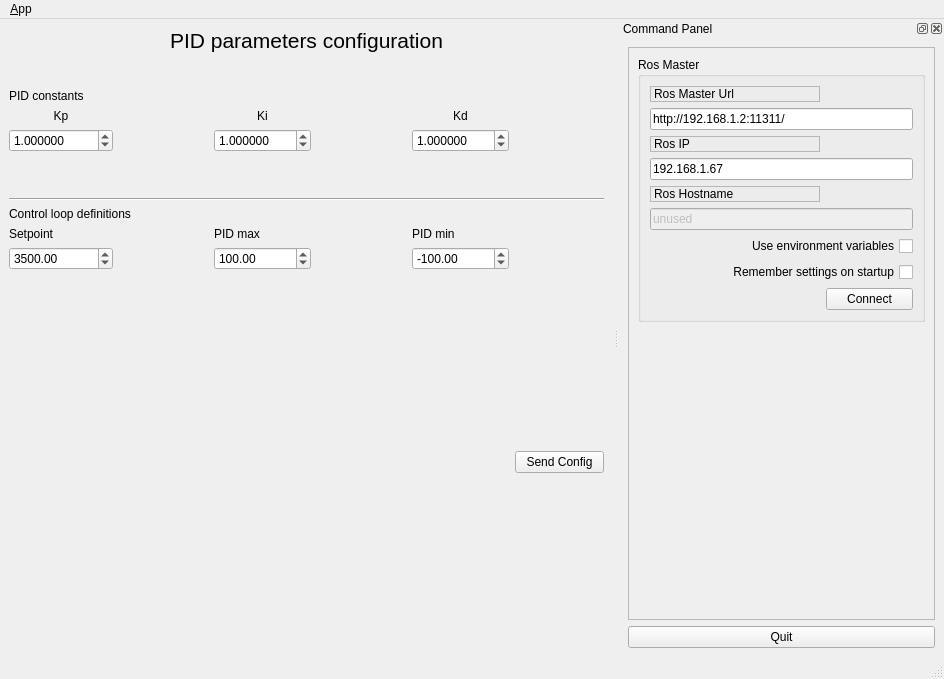
<?xml version="1.0" encoding="UTF-8"?>
<ui version="4.0">
 <class>MainWindowDesign</class>
 <widget class="QMainWindow" name="MainWindowDesign">
  <property name="geometry">
   <rect>
    <x>0</x>
    <y>0</y>
    <width>944</width>
    <height>679</height>
   </rect>
  </property>
  <property name="sizePolicy">
   <sizepolicy hsizetype="Preferred" vsizetype="Fixed">
    <horstretch>0</horstretch>
    <verstretch>0</verstretch>
   </sizepolicy>
  </property>
  <property name="windowTitle">
   <string>ROS loop controller</string>
  </property>
  <property name="windowIcon">
   <iconset>
    <normaloff>../../../../Pictures/ArduinoCommunityLogo.png</normaloff>../../../../Pictures/ArduinoCommunityLogo.png</iconset>
  </property>
  <property name="locale">
   <locale language="English" country="Australia"/>
  </property>
  <widget class="QWidget" name="centralwidget">
   <layout class="QHBoxLayout">
    <item>
     <layout class="QGridLayout" name="gridLayout_2">
      <item row="4" column="2">
       <widget class="QDoubleSpinBox" name="ki">
        <property name="decimals">
         <number>6</number>
        </property>
        <property name="maximum">
         <double>1000.000000000000000</double>
        </property>
        <property name="singleStep">
         <double>0.100000000000000</double>
        </property>
        <property name="value">
         <double>1.000000000000000</double>
        </property>
       </widget>
      </item>
      <item row="1" column="2">
       <spacer name="verticalSpacer_2">
        <property name="orientation">
         <enum>Qt::Vertical</enum>
        </property>
        <property name="sizeType">
         <enum>QSizePolicy::Minimum</enum>
        </property>
        <property name="sizeHint" stdset="0">
         <size>
          <width>20</width>
          <height>30</height>
         </size>
        </property>
       </spacer>
      </item>
      <item row="8" column="4">
       <widget class="QLabel" name="label_10">
        <property name="text">
         <string>PID min</string>
        </property>
       </widget>
      </item>
      <item row="3" column="2">
       <widget class="QLabel" name="label_4">
        <property name="text">
         <string>Ki</string>
        </property>
        <property name="alignment">
         <set>Qt::AlignCenter</set>
        </property>
       </widget>
      </item>
      <item row="4" column="1">
       <spacer name="horizontalSpacer_2">
        <property name="orientation">
         <enum>Qt::Horizontal</enum>
        </property>
        <property name="sizeHint" stdset="0">
         <size>
          <width>40</width>
          <height>20</height>
         </size>
        </property>
       </spacer>
      </item>
      <item row="4" column="3">
       <spacer name="horizontalSpacer_3">
        <property name="orientation">
         <enum>Qt::Horizontal</enum>
        </property>
        <property name="sizeHint" stdset="0">
         <size>
          <width>40</width>
          <height>20</height>
         </size>
        </property>
       </spacer>
      </item>
      <item row="4" column="5">
       <spacer name="horizontalSpacer_4">
        <property name="orientation">
         <enum>Qt::Horizontal</enum>
        </property>
        <property name="sizeHint" stdset="0">
         <size>
          <width>40</width>
          <height>20</height>
         </size>
        </property>
       </spacer>
      </item>
      <item row="9" column="0">
       <widget class="QDoubleSpinBox" name="setpoint">
        <property name="decimals">
         <number>2</number>
        </property>
        <property name="maximum">
         <double>10000.000000000000000</double>
        </property>
        <property name="singleStep">
         <double>100.000000000000000</double>
        </property>
        <property name="value">
         <double>3500.000000000000000</double>
        </property>
       </widget>
      </item>
      <item row="8" column="2">
       <widget class="QLabel" name="label_9">
        <property name="text">
         <string>PID max</string>
        </property>
       </widget>
      </item>
      <item row="5" column="2">
       <spacer name="verticalSpacer_4">
        <property name="orientation">
         <enum>Qt::Vertical</enum>
        </property>
        <property name="sizeType">
         <enum>QSizePolicy::Minimum</enum>
        </property>
        <property name="sizeHint" stdset="0">
         <size>
          <width>20</width>
          <height>40</height>
         </size>
        </property>
       </spacer>
      </item>
      <item row="4" column="0">
       <widget class="QDoubleSpinBox" name="kp">
        <property name="decimals">
         <number>6</number>
        </property>
        <property name="maximum">
         <double>10000.000000000000000</double>
        </property>
        <property name="singleStep">
         <double>0.100000000000000</double>
        </property>
        <property name="value">
         <double>1.000000000000000</double>
        </property>
       </widget>
      </item>
      <item row="3" column="4">
       <widget class="QLabel" name="label_6">
        <property name="text">
         <string>Kd</string>
        </property>
        <property name="alignment">
         <set>Qt::AlignCenter</set>
        </property>
       </widget>
      </item>
      <item row="4" column="4">
       <widget class="QDoubleSpinBox" name="kd">
        <property name="decimals">
         <number>6</number>
        </property>
        <property name="maximum">
         <double>1000.000000000000000</double>
        </property>
        <property name="singleStep">
         <double>0.100000000000000</double>
        </property>
        <property name="value">
         <double>1.000000000000000</double>
        </property>
       </widget>
      </item>
      <item row="0" column="0" colspan="6">
       <widget class="QLabel" name="label_7">
        <property name="font">
         <font>
          <pointsize>16</pointsize>
         </font>
        </property>
        <property name="text">
         <string>PID parameters configuration</string>
        </property>
        <property name="alignment">
         <set>Qt::AlignCenter</set>
        </property>
       </widget>
      </item>
      <item row="10" column="2">
       <spacer name="verticalSpacer">
        <property name="orientation">
         <enum>Qt::Vertical</enum>
        </property>
        <property name="sizeHint" stdset="0">
         <size>
          <width>20</width>
          <height>40</height>
         </size>
        </property>
       </spacer>
      </item>
      <item row="8" column="0">
       <widget class="QLabel" name="label_8">
        <property name="text">
         <string>Setpoint</string>
        </property>
       </widget>
      </item>
      <item row="7" column="0" colspan="6">
       <widget class="QLabel" name="label_11">
        <property name="text">
         <string>Control loop definitions</string>
        </property>
       </widget>
      </item>
      <item row="9" column="2">
       <widget class="QDoubleSpinBox" name="pid_max">
        <property name="maximum">
         <double>1000.000000000000000</double>
        </property>
        <property name="singleStep">
         <double>0.100000000000000</double>
        </property>
        <property name="value">
         <double>100.000000000000000</double>
        </property>
       </widget>
      </item>
      <item row="9" column="4">
       <widget class="QDoubleSpinBox" name="pid_min">
        <property name="minimum">
         <double>-1000.000000000000000</double>
        </property>
        <property name="maximum">
         <double>0.000000000000000</double>
        </property>
        <property name="singleStep">
         <double>0.100000000000000</double>
        </property>
        <property name="value">
         <double>-100.000000000000000</double>
        </property>
       </widget>
      </item>
      <item row="3" column="0">
       <widget class="QLabel" name="label_5">
        <property name="text">
         <string>Kp</string>
        </property>
        <property name="alignment">
         <set>Qt::AlignCenter</set>
        </property>
       </widget>
      </item>
      <item row="2" column="0" colspan="2">
       <widget class="QLabel" name="label_12">
        <property name="text">
         <string>PID constants</string>
        </property>
       </widget>
      </item>
      <item row="6" column="0" colspan="6">
       <widget class="Line" name="line">
        <property name="orientation">
         <enum>Qt::Horizontal</enum>
        </property>
       </widget>
      </item>
      <item row="10" column="5">
       <widget class="QPushButton" name="send">
        <property name="text">
         <string>Send Config</string>
        </property>
       </widget>
      </item>
     </layout>
    </item>
   </layout>
  </widget>
  <widget class="QMenuBar" name="menubar">
   <property name="geometry">
    <rect>
     <x>0</x>
     <y>0</y>
     <width>944</width>
     <height>23</height>
    </rect>
   </property>
   <widget class="QMenu" name="menu_File">
    <property name="title">
     <string>&amp;App</string>
    </property>
    <addaction name="action_Preferences"/>
    <addaction name="actionShow_Command_Panel"/>
    <addaction name="separator"/>
    <addaction name="actionAbout"/>
    <addaction name="actionAbout_Qt"/>
    <addaction name="separator"/>
    <addaction name="action_Quit"/>
   </widget>
   <addaction name="menu_File"/>
  </widget>
  <widget class="QDockWidget" name="dock_status">
   <property name="sizePolicy">
    <sizepolicy hsizetype="Minimum" vsizetype="Preferred">
     <horstretch>0</horstretch>
     <verstretch>0</verstretch>
    </sizepolicy>
   </property>
   <property name="minimumSize">
    <size>
     <width>325</width>
     <height>401</height>
    </size>
   </property>
   <property name="floating">
    <bool>false</bool>
   </property>
   <property name="allowedAreas">
    <set>Qt::RightDockWidgetArea</set>
   </property>
   <property name="windowTitle">
    <string>Command Panel</string>
   </property>
   <attribute name="dockWidgetArea">
    <number>2</number>
   </attribute>
   <widget class="QWidget" name="dockWidgetContents_2">
    <layout class="QVBoxLayout" name="verticalLayout">
     <item>
      <widget class="QFrame" name="frame">
       <property name="sizePolicy">
        <sizepolicy hsizetype="Minimum" vsizetype="Preferred">
         <horstretch>0</horstretch>
         <verstretch>0</verstretch>
        </sizepolicy>
       </property>
       <property name="frameShape">
        <enum>QFrame::StyledPanel</enum>
       </property>
       <property name="frameShadow">
        <enum>QFrame::Raised</enum>
       </property>
       <layout class="QVBoxLayout" name="verticalLayout_3">
        <item>
         <widget class="QGroupBox" name="groupBox">
          <property name="title">
           <string>Ros Master</string>
          </property>
          <layout class="QGridLayout" name="gridLayout">
           <item row="0" column="0">
            <widget class="QLabel" name="label">
             <property name="frameShape">
              <enum>QFrame::StyledPanel</enum>
             </property>
             <property name="frameShadow">
              <enum>QFrame::Raised</enum>
             </property>
             <property name="text">
              <string>Ros Master Url</string>
             </property>
            </widget>
           </item>
           <item row="1" column="0" colspan="2">
            <widget class="QLineEdit" name="line_edit_master">
             <property name="text">
              <string>http://192.168.1.2:11311/</string>
             </property>
            </widget>
           </item>
           <item row="2" column="0">
            <widget class="QLabel" name="label_2">
             <property name="frameShape">
              <enum>QFrame::StyledPanel</enum>
             </property>
             <property name="frameShadow">
              <enum>QFrame::Raised</enum>
             </property>
             <property name="text">
              <string>Ros IP</string>
             </property>
            </widget>
           </item>
           <item row="3" column="0" colspan="2">
            <widget class="QLineEdit" name="line_edit_host">
             <property name="text">
              <string>192.168.1.67</string>
             </property>
            </widget>
           </item>
           <item row="4" column="0">
            <widget class="QLabel" name="label_3">
             <property name="frameShape">
              <enum>QFrame::StyledPanel</enum>
             </property>
             <property name="frameShadow">
              <enum>QFrame::Raised</enum>
             </property>
             <property name="text">
              <string>Ros Hostname</string>
             </property>
            </widget>
           </item>
           <item row="5" column="0" colspan="2">
            <widget class="QLineEdit" name="line_edit_topic">
             <property name="enabled">
              <bool>false</bool>
             </property>
             <property name="text">
              <string>unused</string>
             </property>
            </widget>
           </item>
           <item row="6" column="0" colspan="2">
            <widget class="QCheckBox" name="checkbox_use_environment">
             <property name="layoutDirection">
              <enum>Qt::RightToLeft</enum>
             </property>
             <property name="text">
              <string>Use environment variables</string>
             </property>
            </widget>
           </item>
           <item row="7" column="0" colspan="2">
            <widget class="QCheckBox" name="checkbox_remember_settings">
             <property name="layoutDirection">
              <enum>Qt::RightToLeft</enum>
             </property>
             <property name="text">
              <string>Remember settings on startup</string>
             </property>
            </widget>
           </item>
           <item row="8" column="0">
            <spacer name="horizontalSpacer">
             <property name="orientation">
              <enum>Qt::Horizontal</enum>
             </property>
             <property name="sizeHint" stdset="0">
              <size>
               <width>170</width>
               <height>21</height>
              </size>
             </property>
            </spacer>
           </item>
           <item row="8" column="1">
            <widget class="QPushButton" name="button_connect">
             <property name="enabled">
              <bool>true</bool>
             </property>
             <property name="sizePolicy">
              <sizepolicy hsizetype="MinimumExpanding" vsizetype="Fixed">
               <horstretch>0</horstretch>
               <verstretch>0</verstretch>
              </sizepolicy>
             </property>
             <property name="toolTip">
              <string>Set the target to the current joint trajectory state.</string>
             </property>
             <property name="statusTip">
              <string>Clear all waypoints and set the target to the current joint trajectory state.</string>
             </property>
             <property name="text">
              <string>Connect</string>
             </property>
            </widget>
           </item>
          </layout>
         </widget>
        </item>
        <item>
         <spacer name="verticalSpacer_3">
          <property name="orientation">
           <enum>Qt::Vertical</enum>
          </property>
          <property name="sizeHint" stdset="0">
           <size>
            <width>20</width>
            <height>233</height>
           </size>
          </property>
         </spacer>
        </item>
       </layout>
      </widget>
     </item>
     <item>
      <widget class="QPushButton" name="quit_button">
       <property name="sizePolicy">
        <sizepolicy hsizetype="MinimumExpanding" vsizetype="Fixed">
         <horstretch>0</horstretch>
         <verstretch>0</verstretch>
        </sizepolicy>
       </property>
       <property name="text">
        <string>Quit</string>
       </property>
      </widget>
     </item>
    </layout>
   </widget>
  </widget>
  <widget class="QStatusBar" name="statusbar"/>
  <action name="action_Quit">
   <property name="text">
    <string>&amp;Quit</string>
   </property>
   <property name="shortcut">
    <string>Ctrl+Q</string>
   </property>
   <property name="shortcutContext">
    <enum>Qt::ApplicationShortcut</enum>
   </property>
  </action>
  <action name="action_Preferences">
   <property name="text">
    <string>&amp;Preferences</string>
   </property>
  </action>
  <action name="actionAbout">
   <property name="text">
    <string>&amp;About</string>
   </property>
  </action>
  <action name="actionAbout_Qt">
   <property name="text">
    <string>About &amp;Qt</string>
   </property>
  </action>
  <action name="actionShow_Command_Panel">
   <property name="text">
    <string>Show Command Panel</string>
   </property>
  </action>
 </widget>
 <resources/>
 <connections>
  <connection>
   <sender>action_Quit</sender>
   <signal>triggered()</signal>
   <receiver>MainWindowDesign</receiver>
   <slot>close()</slot>
   <hints>
    <hint type="sourcelabel">
     <x>-1</x>
     <y>-1</y>
    </hint>
    <hint type="destinationlabel">
     <x>399</x>
     <y>299</y>
    </hint>
   </hints>
  </connection>
  <connection>
   <sender>quit_button</sender>
   <signal>clicked()</signal>
   <receiver>MainWindowDesign</receiver>
   <slot>close()</slot>
   <hints>
    <hint type="sourcelabel">
     <x>859</x>
     <y>552</y>
    </hint>
    <hint type="destinationlabel">
     <x>469</x>
     <y>299</y>
    </hint>
   </hints>
  </connection>
  <connection>
   <sender>actionShow_Command_Panel</sender>
   <signal>triggered()</signal>
   <receiver>dock_status</receiver>
   <slot>show()</slot>
   <hints>
    <hint type="sourcelabel">
     <x>-1</x>
     <y>-1</y>
    </hint>
    <hint type="destinationlabel">
     <x>781</x>
     <y>339</y>
    </hint>
   </hints>
  </connection>
 </connections>
</ui>
